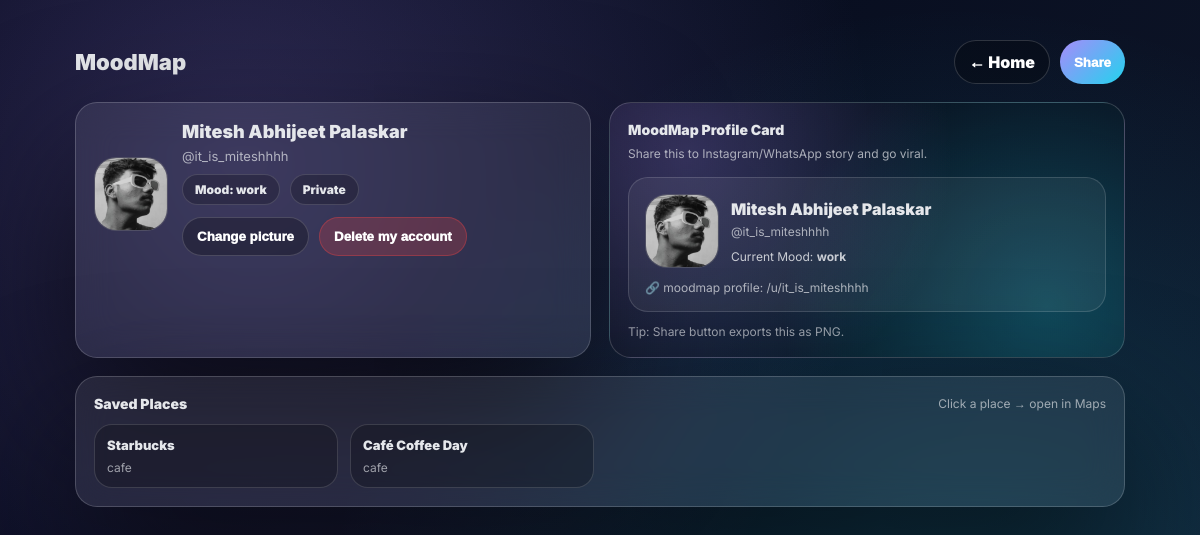
Screenshot of /u/it_is_miteshhhh (signed in) with the database file from the repository.
### tables this page shows
CREATE TABLE users(
            id INTEGER PRIMARY KEY AUTOINCREMENT,
            name TEXT NOT NULL,
            email TEXT UNIQUE NOT NULL,
            password TEXT NOT NULL,
            remember_token TEXT
        , username TEXT, is_private INTEGER DEFAULT 0, current_mood TEXT, profile_pic TEXT);

CREATE TABLE favorites(
            id INTEGER PRIMARY KEY AUTOINCREMENT,
            user_id INTEGER NOT NULL,
            place_id TEXT NOT NULL,
            name TEXT,
            category TEXT,
            lat REAL,
            lon REAL,
            created_at INTEGER,
            UNIQUE(user_id, place_id)
        );

### app.py (the view)
@app.route("/u/<username>")
def public_profile(username):
    user = user_by_username(username)
    if not user:
        abort(404)
    viewer_id = current_user()
    rel = follow_status(viewer_id, user["id"])
    is_private = int(user["is_private"] or 0)
    allowed_to_view = True
    if is_private:
        allowed_to_view = can_view_private(viewer_id, user["id"])
    places = []
    if allowed_to_view:
        with get_db() as db:
            rows = db.execute("""
                SELECT place_id, name, category, lat, lon, created_at
                FROM favorites
                WHERE user_id=?
                ORDER BY created_at DESC
            """, (user["id"],)).fetchall()
        places = [dict(r) for r in rows]
    return render_template(
        "profile.html",
        profile_name=user["name"],
        profile_username=user["username"],
        current_mood=user["current_mood"] or "work",
        is_private=is_private,
        allowed=allowed_to_view,
        relationship=rel,
        viewer_logged_in=True if viewer_id else False,
        is_owner=True if viewer_id and viewer_id == user["id"] else False,
        profile_pic=user["profile_pic"] or "",
        places=places,
        admin=True if is_admin(viewer_id) else False
    )

### app.py (called while the page is built, shortened)
def get_db():
    db = sqlite3.connect(DB_PATH, timeout=30, check_same_thread=False)
    db.row_factory = sqlite3.Row
    try:
        db.execute("PRAGMA journal_mode=WAL;")
        db.execute("PRAGMA synchronous=NORMAL;")
        db.execute("PRAGMA busy_timeout=30000;")
        db.execute("PRAGMA foreign_keys=ON;")
    except:
        pass
    return db

def get_maintenance_mode():
    try:
        with get_db() as db:
            row = db.execute("SELECT value FROM app_meta WHERE key=?", ("maintenance_mode",)).fetchone()
            if not row:
                return False
            return str(row["value"]) == "1"
    except:
        return False

@app.context_processor
def inject_globals():
    return {
        "maintenance_mode": get_maintenance_mode()
    }

@app.before_request
def maintenance_gate():
    try:
        if request.path.startswith("/static/"):
            return None
    except Exception as e:
        print("⚠️ maintenance_gate error:", e)
        return None

def current_user():
    if "user_id" in session:
        return session["user_id"]

def user_by_username(username):
    username = (username or "").strip().lower()
    with get_db() as db:
        return db.execute("SELECT * FROM users WHERE username=?", (username,)).fetchone()

def follow_status(viewer_id, target_id):
    if not viewer_id:
        return "none"
    with get_db() as db:
        row = db.execute("""
            SELECT status FROM follows
            WHERE follower_id=? AND following_id=?
        """, (viewer_id, target_id)).fetchone()
    if not row:
        return "none"
    return row["status"]

def can_view_private(viewer_id, target_id):
    if viewer_id and viewer_id == target_id:
        return True

def is_admin(uid):
    try:
        return uid and int(uid) == 1
    except:
        return False

### templates/profile.html (shortened to what this page needs)
<!DOCTYPE html>
<html lang="en">
<head>
<link rel="stylesheet" href="https://cdn.jsdelivr.net/npm/cropperjs@1.6.2/dist/cropper.min.css">
</head>
<body
  data-owner="{% if is_owner %}1{% else %}0{% endif %}"
  data-admin="{% if admin %}1{% else %}0{% endif %}"
>
<div class="wrap">
  <div class="topRow">
    <div class="brand">MoodMap</div>
    <div style="display:flex;gap:10px;flex-wrap:wrap">
      <a class="btn" href="/">← Home</a>
      <button class="btn primary" id="shareBtn"> Share</button>
    </div>
  </div>
  <div class="grid">
    <div class="card">
      <div class="profileRow">
        <div class="pfp" id="profilePfpBox">
          {% if profile_pic %}
            <img id="profilePfpImg" src="{{profile_pic}}" />
          {% else %}
            {{profile_name[:1]}}
          {% endif %}
        </div>
        <div style="min-width:0;">
          <div class="name">{{profile_name}}</div>
          <div class="user">@{{profile_username}}</div>
          <div class="metaRow">
            <span class="badge">Mood: {{current_mood}}</span>
            <span class="badge">{% if is_private %}Private{% else %}Public{% endif %}</span>
          </div>
          {% if is_owner %}
          <div style="margin-top:12px;display:flex;gap:10px;flex-wrap:wrap">
            <button class="btn" onclick="document.getElementById('pfpFile').click()">Change picture</button>
            <button class="btn" id="deleteAccountBtn" style="background:rgba(239,68,68,0.22);border-color:rgba(239,68,68,0.35);">
               Delete my account
            </button>
          </div>
          {% endif %}
        </div>
      </div>
    </div>
    <div class="shareCard" id="shareCard">
      <div class="shareTitle">MoodMap Profile Card</div>
      <div class="shareSub">Share this to Instagram/WhatsApp story and go viral.</div>
      <div class="shareInner">
        <div style="display:flex;gap:12px;align-items:center;">
          <div class="pfp" id="sharePfpBox">
            {% if profile_pic %}
              <img id="sharePfpImg" src="{{profile_pic}}" />
            {% else %}
              {{profile_name[:1]}}
            {% endif %}
          </div>
          <div>
            <div style="font-weight:1000;font-size:16px">{{profile_name}}</div>
            <div style="opacity:.7;font-size:12px;margin-top:5px">@{{profile_username}}</div>
            <div style="margin-top:10px;font-size:12px;opacity:.85">
              Current Mood: <b>{{current_mood}}</b>
            </div>
          </div>
        </div>
        <div class="qr">🔗 moodmap profile: /u/{{profile_username}}</div>
      </div>
      <div class="hint">Tip: Share button exports this as PNG.</div>
    </div>
  </div>
  <div class="card" style="margin-top:18px">
    <div style="display:flex;justify-content:space-between;gap:12px;align-items:center;flex-wrap:wrap">
      <div style="font-weight:1000;font-size:14px">Saved Places</div>
      <div style="opacity:.65;font-size:12px">Click a place → open in Maps</div>
    </div>
    {% if allowed %}
      <div class="places">
        {% for p in places %}
          <div class="place" onclick="openMaps('{{p.lat}}','{{p.lon}}')">
            <div class="pTitle">{{p.name}}</div>
            <div class="pMeta">{{p.category}}</div>
          </div>
        {% endfor %}
      </div>
    {% else %}
      <div style="opacity:.65;font-size:13px;padding:18px 0">
        Saved places are hidden for private profiles.
      </div>
    {% endif %}
  </div>
</div>
</body>
</html>

### templates/profile.html (style rules this page uses)
:root { --accent:#a78bfa; --accent2:#22d3ee; --text:#e5e7eb; }
body { margin:0; min-height:100vh; font-family:Inter,system-ui; color:var(--text); background: radial-gradient(circle at 20% 20%, #a78bfa40, transparent 55%), radial-gradient(circle at 80% 80%, #22d3ee35, transparent 55%), linear-gradient(120deg,#020617,#0f172a); overflow-x:hidden; }
.wrap { max-width:1050px;margin:auto;padding:40px 22px 90px; }
.topRow { display:flex;justify-content:space-between;gap:12px;flex-wrap:wrap;align-items:center;margin-bottom:18px; }
.brand { font-weight:1000;font-size:22px; }
.btn { padding:11px 14px;border-radius:999px; border:1px solid rgba(255,255,255,0.16); background:rgba(0,0,0,0.26); color:white;text-decoration:none; font-weight:1000; cursor:pointer; transition: transform .15s ease; }
.btn.primary { border:none;background:linear-gradient(135deg,var(--accent),var(--accent2)) }
.grid { display:grid;grid-template-columns: 1fr 1fr;gap:18px;margin-top:18px; }
.card { border-radius:22px;border:1px solid rgba(255,255,255,0.18); background: rgba(255,255,255,0.08); backdrop-filter: blur(18px); box-shadow: 0 60px 140px rgba(0,0,0,0.65); padding:18px; }
.profileRow { display:flex;gap:14px;align-items:center; }
.pfp { width:72px;height:72px;border-radius:22px; border:1px solid rgba(255,255,255,0.18); overflow:hidden;background:rgba(0,0,0,0.22); display:grid;place-items:center; font-weight:1000;font-size:22px; }
.pfp img { width:100%;height:100%;object-fit:cover }
.name { font-weight:1000;font-size:18px }
.user { opacity:.7;font-size:13px;margin-top:6px }
.metaRow { margin-top:10px;display:flex;gap:10px;flex-wrap:wrap }
.badge { padding:7px 12px;border-radius:999px; border:1px solid rgba(255,255,255,0.14); background:rgba(0,0,0,0.22); font-size:12px;font-weight:900; }
.places { display:grid;grid-template-columns:repeat(auto-fill,minmax(220px,1fr));gap:12px;margin-top:12px; }
.place { border-radius:18px;border:1px solid rgba(255,255,255,0.14); background:rgba(0,0,0,0.22); padding:12px;cursor:pointer;transition: transform .15s ease; }
.pTitle { font-weight:1000;font-size:13px }
.pMeta { opacity:.65;font-size:12px;margin-top:7px }
.shareCard { border-radius:22px;border:1px solid rgba(255,255,255,0.18); background: radial-gradient(circle at 15% 20%, rgba(167,139,250,0.24), transparent 55%), radial-gradient(circle at 85% 80%, rgba(34,211,238,0.24), transparent 55%), rgba(0,0,0,0.22); padding:18px;position:relative;overflow:hidden; }
.shareTitle { font-weight:1000;font-size:14px }
.shareSub { opacity:.7;font-size:12px;margin-top:7px;line-height:1.5 }
.shareInner { margin-top:14px;border-radius:20px;border:1px solid rgba(255,255,255,0.14); background: rgba(255,255,255,0.06); padding:16px; }
.qr { margin-top:12px;opacity:.72;font-size:12px; }
.hint { opacity:.65;font-size:12px;margin-top:12px }

### rows the page displays
users: profile_pic (picture), name "Mitesh Abhijeet Palaskar", username "it_is_miteshhhh", current_mood "work"
favorites: name "Starbucks", category "cafe"
favorites: name "Café Coffee Day", category "cafe"
